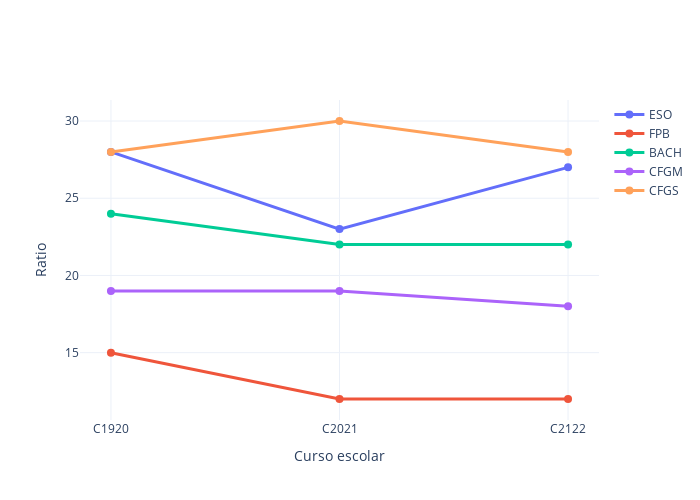

The notebook cell saved with this chart:
### Markdown cell above
## Evolución de la ratio de alumnado por etapas (máximo)

### Code cell
myplotly.num_students_evolution(df_ce, stages, years, ratio=True, max_ratio=True)

### Figure 1 — Plotly figure (JSON) as saved in the notebook; plotly's stock layout.template omitted (floating-point values rounded to 4 significant figures)
{"data": [{"hoverinfo": "name+text", "line": {"width": 3}, "marker": {"size": 8}, "name": "ESO", "text": [28, 23, 27], "type": "scatter", "x": ["C1920", "C2021", "C2122"], "y": [28, 23, 27]}, {"hoverinfo": "name+text", "line": {"width": 3}, "marker": {"size": 8}, "name": "FPB", "text": [15, 12, 12], "type": "scatter", "x": ["C1920", "C2021", "C2122"], "y": [15, 12, 12]}, {"hoverinfo": "name+text", "line": {"width": 3}, "marker": {"size": 8}, "name": "BACH", "text": [24, 22, 22], "type": "scatter", "x": ["C1920", "C2021", "C2122"], "y": [24, 22, 22]}, {"hoverinfo": "name+text", "line": {"width": 3}, "marker": {"size": 8}, "name": "CFGM", "text": [19, 19, 18], "type": "scatter", "x": ["C1920", "C2021", "C2122"], "y": [19, 19, 18]}, {"hoverinfo": "name+text", "line": {"width": 3}, "marker": {"size": 8}, "name": "CFGS", "text": [28, 30, 28], "type": "scatter", "x": ["C1920", "C2021", "C2122"], "y": [28, 30, 28]}], "layout": {"height": 500, "width": 700, "xaxis": {"title": {"text": "Curso escolar"}}, "yaxis": {"title": {"text": "Ratio"}}}}
